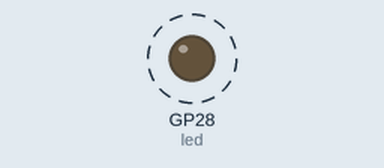
Recording of a program running on a simulated Raspberry Pi Pico running MicroPython. Shown: output pins drawn as LEDs (lit = HIGH). Dashed ring = blinking.

Above: at 0.5 s.
Timing chart, 0 to 4.6 s (numbered marks = the images above):
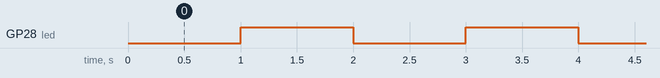

Measured:
- by itself, GP28 (led): alternates HIGH for 1.0 s and LOW for 1.0 s

The program:

Delay.py
```python
################################
# timer delay generate With RPi Pico
# Author: Dharmendra Kumar Yadav
#####################################
from machine import Pin, Timer        #importing pin, and timer class
led= Pin(28, Pin.OUT)              # GPIO14 as led output

led.value(0)              #LED is off
timer=Timer(-1)

timer.init(period=1000, mode=Timer.PERIODIC, callback=lambda t:led.value(not led.value()))   #initializing the timer
```
